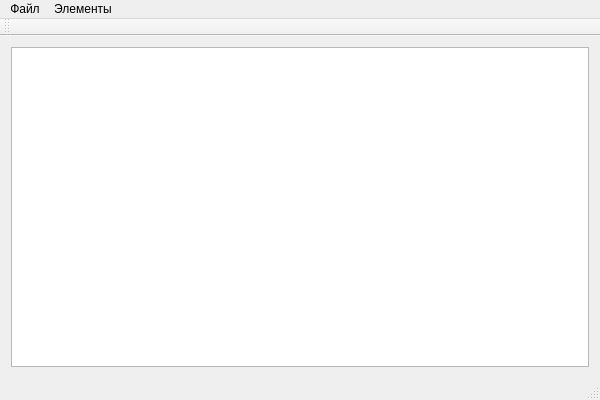
<?xml version="1.0" encoding="UTF-8"?>
<ui version="4.0">
 <class>MainWindow</class>
 <widget class="QMainWindow" name="MainWindow">
  <property name="geometry">
   <rect>
    <x>0</x>
    <y>0</y>
    <width>600</width>
    <height>400</height>
   </rect>
  </property>
  <property name="windowTitle">
   <string>MainWindow</string>
  </property>
  <widget class="QWidget" name="centralWidget">
   <layout class="QGridLayout" name="gridLayout">
    <item row="0" column="0">
     <widget class="QGraphicsView" name="graphicsView"/>
    </item>
   </layout>
  </widget>
  <widget class="QMenuBar" name="menuBar">
   <property name="geometry">
    <rect>
     <x>0</x>
     <y>0</y>
     <width>600</width>
     <height>25</height>
    </rect>
   </property>
   <widget class="QMenu" name="menu">
    <property name="title">
     <string>Файл</string>
    </property>
   </widget>
   <widget class="QMenu" name="menu_2">
    <property name="title">
     <string>Элементы</string>
    </property>
    <addaction name="actAddNewV"/>
    <addaction name="action_2"/>
   </widget>
   <addaction name="menu"/>
   <addaction name="menu_2"/>
  </widget>
  <widget class="QToolBar" name="mainToolBar">
   <attribute name="toolBarArea">
    <enum>TopToolBarArea</enum>
   </attribute>
   <attribute name="toolBarBreak">
    <bool>false</bool>
   </attribute>
  </widget>
  <widget class="QStatusBar" name="statusBar"/>
  <action name="actAddNewV">
   <property name="text">
    <string>Новая вершина</string>
   </property>
  </action>
  <action name="action_2">
   <property name="text">
    <string>Новая дуга</string>
   </property>
  </action>
 </widget>
 <layoutdefault spacing="6" margin="11"/>
 <resources/>
 <connections>
  <connection>
   <sender>actAddNewV</sender>
   <signal>triggered()</signal>
   <receiver>MainWindow</receiver>
   <slot>AddNewV()</slot>
   <hints>
    <hint type="sourcelabel">
     <x>-1</x>
     <y>-1</y>
    </hint>
    <hint type="destinationlabel">
     <x>299</x>
     <y>199</y>
    </hint>
   </hints>
  </connection>
 </connections>
 <slots>
  <slot>AddNewV()</slot>
 </slots>
</ui>
